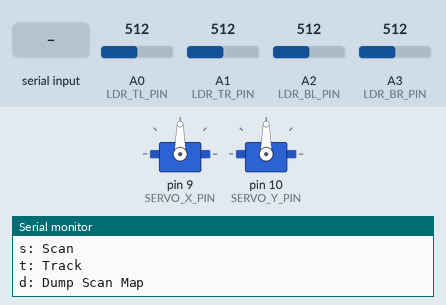
Bench run of a sketch on a simulated Arduino Uno, built with avr-gcc and run on an emulated ATmega328P. On the bench: 2 × servo, the last lines printed to the serial monitor. The inputs (shaded band) are chosen by the test bench; at power-on: A0 (LDR_TL_PIN) = 512, A1 (LDR_TR_PIN) = 512, A2 (LDR_BL_PIN) = 512, A3 (LDR_BR_PIN) = 512.

Above: at 1.2 s.
1.3 s: "s" received over Serial
At 1.45 s:
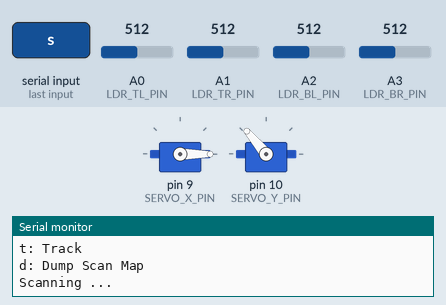
At 2.07 s:
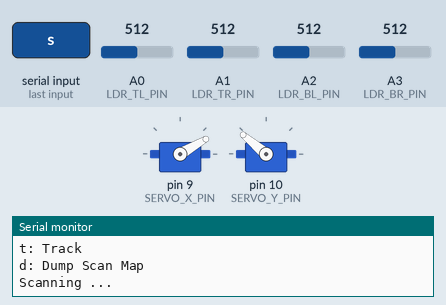
4.3 s: "s" received over Serial
7.3 s: A0 (LDR_TL_PIN) set to 716
10.3 s: "t" received over Serial
At 11.2 s:
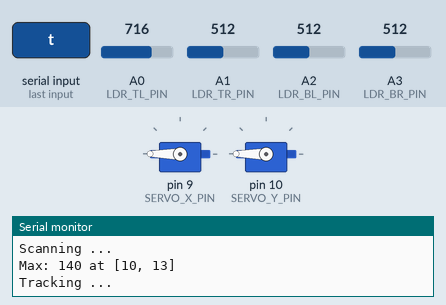
11.9 s: A1 (LDR_TR_PIN) set to 306
13.4 s: A1 (LDR_TR_PIN) set to 280
At 14.8 s:
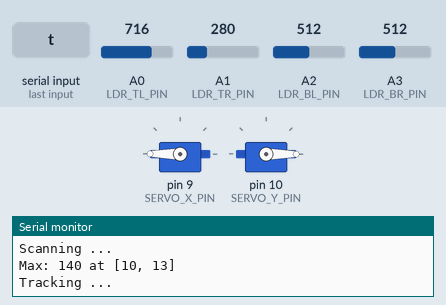
Timing chart, 0 to 16.0 s (numbered marks = the images above; inputs shaded):
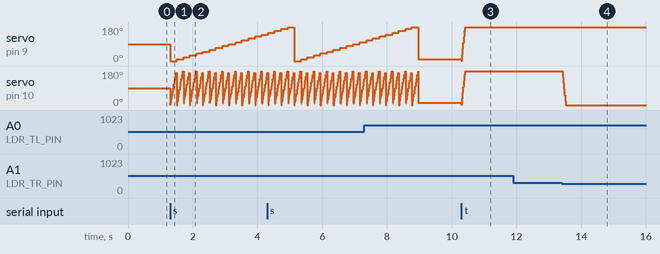

The sketch:

main.ino
```cpp
#include <Servo.h>

// Idle: i
// Scan: s
// Track: t
// Dump Scan Map: d
char mode = 'i';

const int LDR_TL_PIN = A0;
const int LDR_TR_PIN = A1;
const int LDR_BL_PIN = A2;
const int LDR_BR_PIN = A3;

const int SERVO_X_PIN = 9;
const int SERVO_Y_PIN = 10;

Servo servoX;
Servo servoY;

int servoXPos = 0;
int servoYPos = 0;

unsigned long trackTimer = 0;

int scanMax = 0;
int scanMaxX = 0;
int scanMaxY = 0;

byte scanMap[19][19];

void printCommands()
{
    Serial.println("Commands:");
    Serial.println("i: Idle");
    Serial.println("s: Scan");
    Serial.println("t: Track");
    Serial.println("d: Dump Scan Map");
}

void setup()
{
    Serial.begin(115200);

    pinMode(LDR_TL_PIN, INPUT);
    pinMode(LDR_TR_PIN, INPUT);
    pinMode(LDR_BL_PIN, INPUT);
    pinMode(LDR_BR_PIN, INPUT);

    servoX.attach(SERVO_X_PIN);
    servoY.attach(SERVO_Y_PIN);

    printCommands();
}

void scan()
{
    for (int x = 0; x <= 18; x++)
    {
        for (int y = 0; y <= 18; y++)
        {
            servoX.write(x * 10);
            servoY.write(y * 10);
            delay(10);

            int tl = analogRead(LDR_TL_PIN);
            int tr = analogRead(LDR_TR_PIN);
            int bl = analogRead(LDR_BL_PIN);
            int br = analogRead(LDR_BR_PIN);

            scanMap[x][y] = map((tl + tr + bl + br) / 4, 0, 1023, 0, 255);
        }
    }
}

void findMax()
{
    scanMax = 0;
    scanMaxX = 0;
    scanMaxY = 0;

    for (int x = 0; x <= 18; x++)
    {
        for (int y = 0; y <= 18; y++)
        {
            if (scanMap[x][y] > scanMax)
            {
                scanMax = scanMap[x][y];
                scanMaxX = x;
                scanMaxY = y;
            }
        }
    }
}

void printMax()
{

    Serial.print("Max: ");
    Serial.print(scanMax);
    Serial.print(" at [");
    Serial.print(scanMaxX);
    Serial.print(", ");
    Serial.print(scanMaxY);
    Serial.println("]");
}

void dumpScanMap()
{
    Serial.println("Scan Map:");
    Serial.print("%");
    for (int x = 0; x <= 18; x++)
    {
        for (int y = 0; y <= 18; y++)
        {
            Serial.print(scanMap[x][y]);
            Serial.print(",");
        }
    }
    Serial.println("#");
}

void lookAtMax()
{
    servoX.write(scanMaxX);
    servoY.write(scanMaxY);
}

int diffToDirection(int diff, int threshold)
{
    if (abs(diff) < threshold)
    {
        return 0;
    }

    if (diff > 0)
    {
        return 1;
    }

    if (diff < 0)
    {
        return -1;
    }

    return 0;
}

void track()
{
    if ((millis() - trackTimer) >= 100)
    {
        int tl = analogRead(LDR_TL_PIN);
        int tr = analogRead(LDR_TR_PIN);
        int bl = analogRead(LDR_BL_PIN);
        int br = analogRead(LDR_BR_PIN);

        int topDiff = tl - tr;
        int bottomDiff = bl - br;

        int leftDiff = tl - bl;
        int rightDiff = tr - br;

        float xDiff = (topDiff + bottomDiff) / 2.0;
        float yDiff = (leftDiff + rightDiff) / 2.0;

        const int TRACK_THRESHOLD = 10;

        servoXPos += diffToDirection(xDiff, TRACK_THRESHOLD);
        servoYPos += diffToDirection(yDiff, TRACK_THRESHOLD);

        servoXPos = constrain(servoXPos, 0, 180);
        servoYPos = constrain(servoYPos, 0, 180);
    }
}

void updateServo()
{
    servoX.write(servoXPos);
    servoY.write(servoYPos);
}

void updateCommand()
{
    if (Serial.available() > 0)
    {
        mode = Serial.read();

        switch (mode)
        {
        case 's':
            Serial.println("Scanning ...");
            break;
        case 't':
            Serial.println("Tracking ...");
            break;
        case 'i':
            Serial.println("Idle");
            break;
        case 'd':
            dumpScanMap();
            mode = 'i';
            break;
        default:
            Serial.println("[Error]: Invalid mode " + mode);
            mode = 'i';
            break;
        }
    }
}

void updateCurrentMode()
{
    switch (mode)
    {
    case 's':
        scan();
        findMax();
        printMax();
        lookAtMax();
        mode = 'i';
        break;
    case 't':
        track();
        updateServo();
        break;
    case 'i':
        break;
    default:
        Serial.println("[Error]: Invalid mode!");
        break;
    }
}

void loop()
{
    updateCommand();
    updateCurrentMode();
}
```

Measured:
- the behaviour switches between 289 and 288 on A1 (LDR_TR_PIN) (found by bisection; images 3 and 4)
- after the input at 10.3 s, servo on pin 9 (SERVO_X_PIN): 10° → 180° at once; servo on pin 10 (SERVO_Y_PIN): 13° → 180° at once
- after the input at 11.9 s, every drawn part: stays the same
- after the input at 13.4 s, servo on pin 10 (SERVO_Y_PIN): 180° → 0° at once
